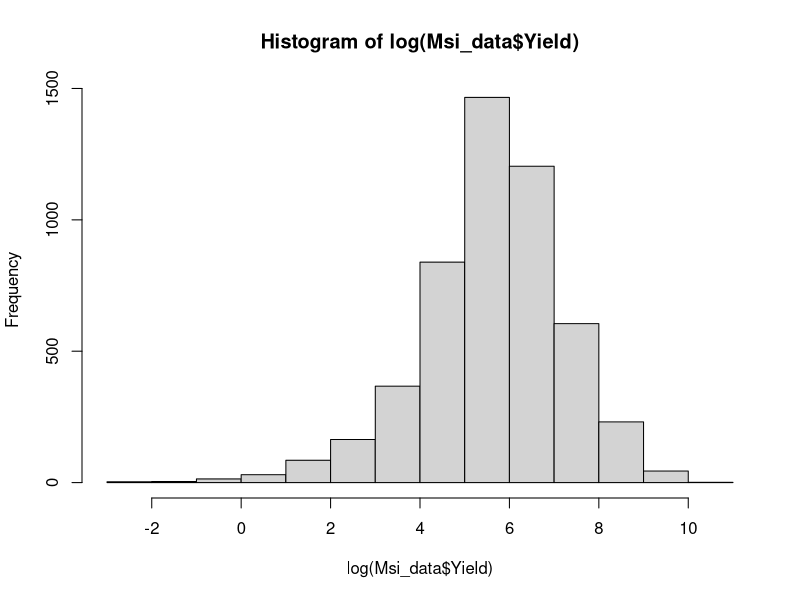
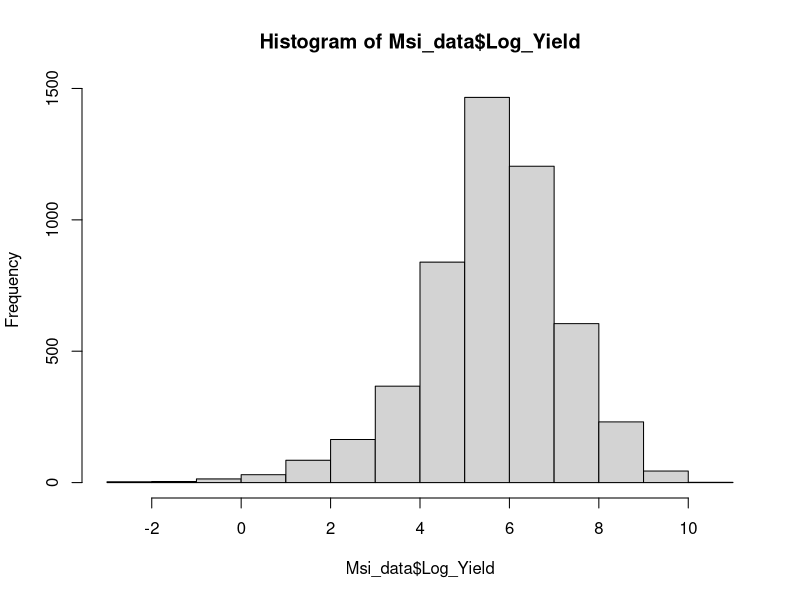
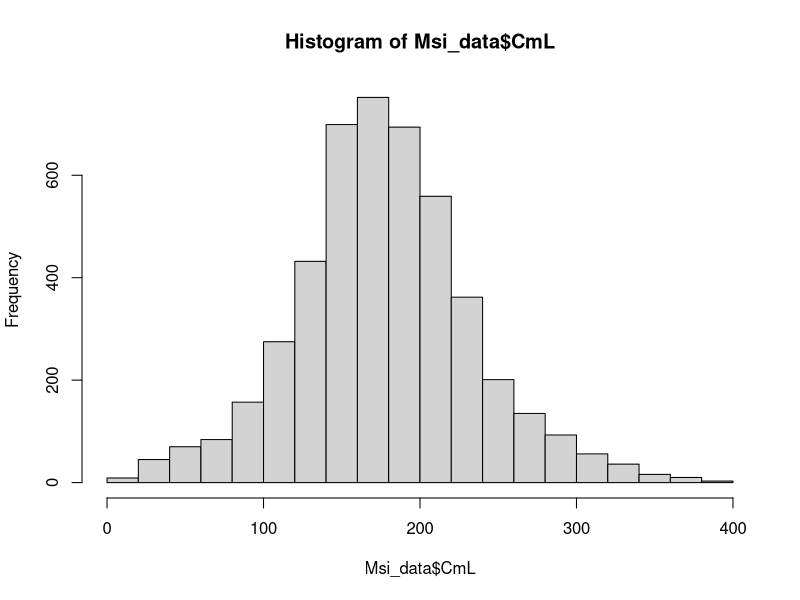

Generate these figures, in order, with R:
Msi_data <- read.csv("Msinensis_yield_components_cleaned.csv",
                     stringsAsFactors = FALSE)

str(Msi_data)

hist(log(Msi_data$Yield))

# make a new variable
Msi_data$Log_Yield <- log(Msi_data$Yield)

hist(Msi_data$Log_Yield)

# statistics on a single variable
mean(Msi_data$Log_Yield, na.rm = TRUE)
median(Msi_data$Log_Yield, na.rm = TRUE)
min(Msi_data$Log_Yield, na.rm = TRUE)
max(Msi_data$Log_Yield, na.rm = TRUE)
sd(Msi_data$Log_Yield, na.rm = TRUE) ^ 2
var(Msi_data$Log_Yield, na.rm = TRUE)

# statistics on pairs of variables
hist(Msi_data$CmL)
cor(Msi_data$CmL, Msi_data$Log_Yield,
    use = "complete.obs")
cor(Msi_data$CmL, Msi_data$Yield,
    use = "complete.obs")

cor(Msi_data$CmL, Msi_data$Log_Yield,
    use = "complete.obs", method = "spearman")
cor(Msi_data$CmL, Msi_data$Yield,
    use = "complete.obs", method = "spearman")

cor(Msi_data$CmL, Msi_data$Log_Yield,
    use = "complete.obs") ^ 2 # R-squared

cov(Msi_data$CmL, Msi_data$Log_Yield,
    use = "complete.obs")

# statistical tests
cor.test(Msi_data$CmL, Msi_data$Log_Yield,
         alternative = "greater")

cor.test(Msi_data$CmL[1:100], Msi_data$Log_Yield[1:100],
         alternative = "greater")
cor.test(Msi_data$CmL[1:100], Msi_data$Log_Yield[1:100],
         alternative = "two.sided")

# t-test
t.test(Msi_data$Log_Yield[Msi_data$Loc == "NEF"],
       Msi_data$Log_Yield[Msi_data$Loc == "HU"])
